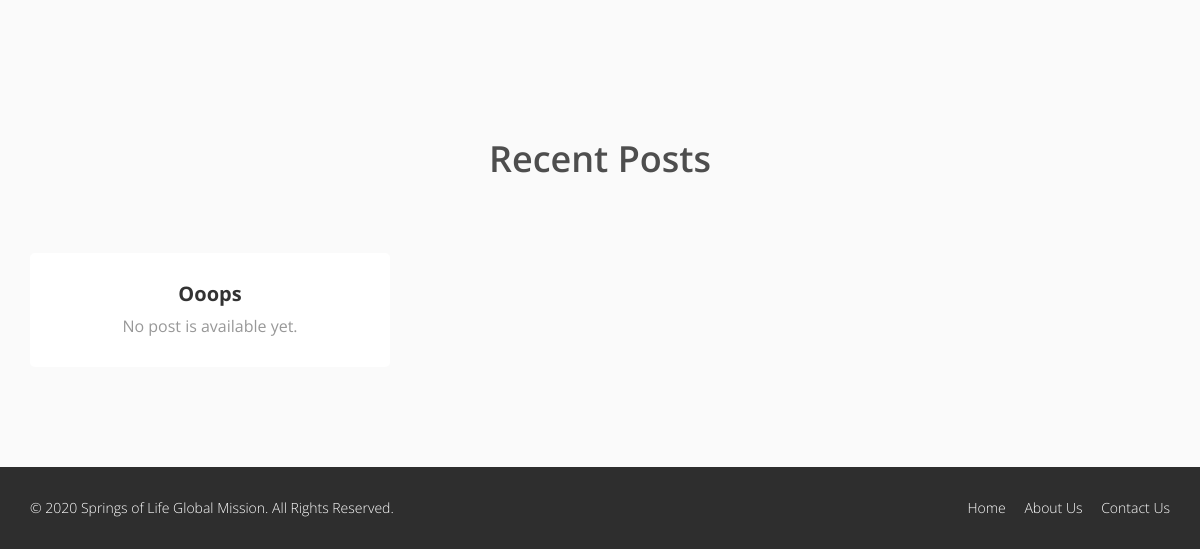
/ (lower part), run on an earlier commit of the app's database.
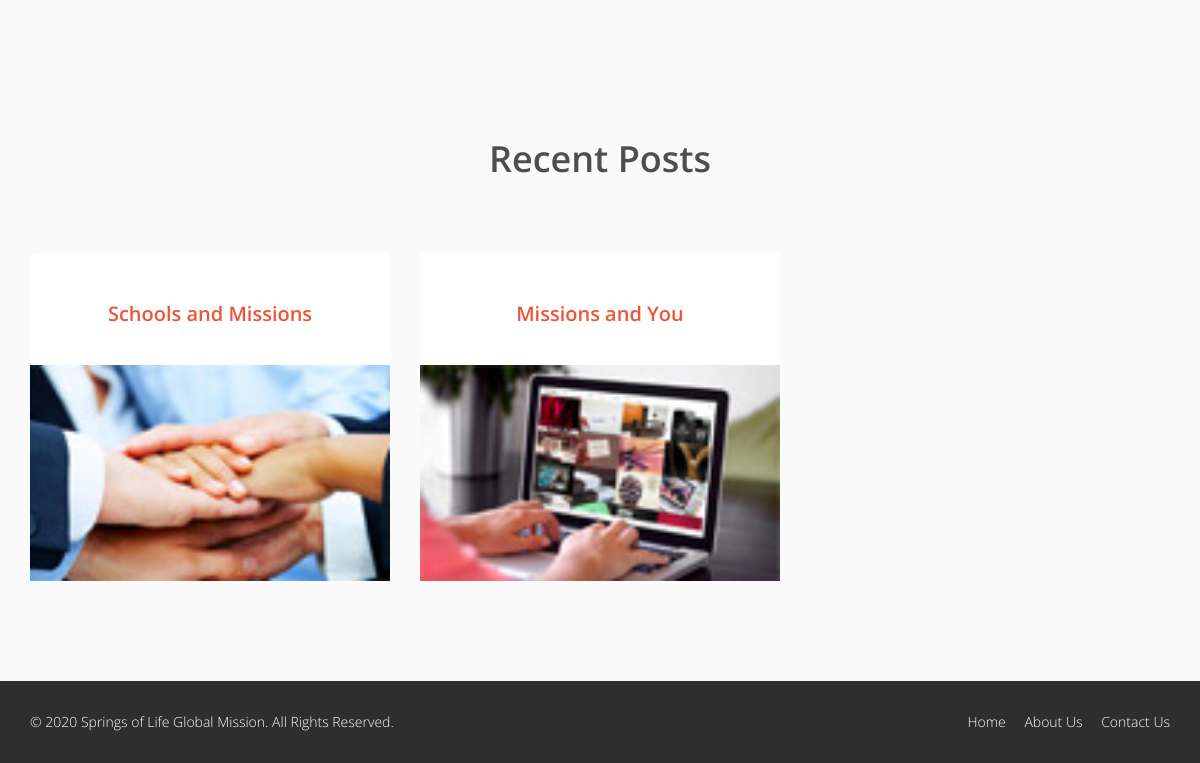
And on a later commit of the database.
### posts/models.py (models this page shows, shortened)
class Post(models.Model):
    user = models.ForeignKey(settings.AUTH_USER_MODEL,on_delete=models.CASCADE, default=1)
    title = models.CharField(max_length=500)
    slug = models.SlugField(unique=True,max_length=1500)
    describe_one= models.TextField(default="")
    describe_two= models.TextField(default="")
    comment=GenericRelation(Comment)
    if settings.DEBUG:
        image = models.ImageField(upload_to=settings.POST_URL,
            null=True,
            blank=True,
            max_length=10000,
            width_field="width_field",
            height_field="height_field")
        content_image = models.ImageField(upload_to=settings.POST_URL,
            null=True,
            blank=True,
            max_length=10000,
            width_field="width_field",
            height_field="height_field")
    else:
        image = models.ImageField(upload_to=settings.MEDIA_URL,
            null=True,
            blank=True,
            max_length=10000,
            width_field="width_field",
            height_field="height_field")
        content_image = models.ImageField(upload_to=settings.MEDIA_URL,
            null=True,
            blank=True,
            max_length=10000,
            width_field="width_field",
            height_field="height_field")
    height_field = models.IntegerField(default=0)
    width_field = models.IntegerField(default=0)
    content = models.TextField()
    video = models.URLField(default="")
    draft = models.BooleanField(default=False)
    approved = models.BooleanField(default=False)
    read_time =  models.IntegerField(default=0) # models.TimeField(null=True, blank=True) #assume minutes
    updated = models.DateTimeField(auto_now=True, auto_now_add=False)
    timestamp = models.DateTimeField(auto_now=False, auto_now_add=True)
    tags = TaggableManager()
    objects = PostManager()
    class Meta:
        ordering = ["-timestamp", "-updated"]

### sol/views.py (the view)
# urls.py: path('', home,name='home'),
def home(request):
    template="sol/home.html"
    outreach=Outreach.objects.all()
    village = Village.objects.all()
    try:
        posts = Post.objects.all()[:3]
        context={"outreach":outreach,"village":village,"posts":posts}
        return render(request,template,context)
    except:
        context={"outreach":outreach,"village":village,"posts":posts}
        return render(request,template,context)

### templates/sol/home.html (shortened to what this page needs)
{% extends './base.html' %}
{% load static %}
{% block content %}
    <section id="recent-works">
    </section>
    <section id="team-area">
        <div class="container">
            <div class="center fadeInDown">
                <h2>Recent Posts</h2>
            </div>
            <div class="row">
                {% for post in posts %}
                <div class="col-md-4 col-sm-6 single-team">
                    <div class="inner">
                        <div class="team-content">
                            <h2><a href="/posts/detail/{{post.slug}}/" class="blog_cat">{{post.title}}</a></h2>
                        </div>
                    </div>
                    <div class="team-img">
                        <img src="{{ post.image.url }}" alt="">
                    </div>
                </div>
                    {% empty %}
                    <div class="col-md-4 col-sm-6 single-team">
                        <div class="inner">
                            <div class="team-content">
                                <h4>Ooops</h4>
                                <span class="desg">No post is available yet.</span>
                            </div>
                        </div>
                    </div>
                    {%endfor%}
            </div>
        </div>
    </section>
{% endblock content %}

### templates/sol/base.html (shortened to what this page needs)
{% load static %}
<!DOCTYPE html>
<html lang="en">
<head>
    <link href="https://maxcdn.bootstrapcdn.com/font-awesome/4.7.0/css/font-awesome.min.css" rel="stylesheet">
    <link href="{% static 'css/bootstrap.min.css' %}" rel="stylesheet">
    <link href="{% static 'css/font-awesome.min.css' %}" rel="stylesheet">
    <link href="{% static 'css/animate.min.css' %}" rel="stylesheet">
    <link href="{% static 'css/prettyPhoto.css' %}" rel="stylesheet">
    <link href="{% static 'css/owl.carousel.min.css' %}" rel="stylesheet">
    <link href="{% static 'css/icomoon.css' %}" rel="stylesheet">
    <link href="{% static 'css/main.css' %}" rel="stylesheet">
    <link href="{% static 'css/responsive.css' %}" rel="stylesheet">
</head>
<body class="homepage">
{% block content %}
{% endblock content %}
{% include './footer.html' %}
</body>
</html>

### templates/sol/header.html (shortened to what this page needs)
{% load static %}

### templates/sol/footer.html
{% load static %}
<footer id="footer" class="midnight-blue">
    <div class="container">
        <div class="row">
            <div class="col-sm-6">
                &copy; {% now 'Y' %} <a target="_blank" href="/" title="Springs of Life Global Mission">Springs of Life Global Mission</a>. All Rights Reserved.
            </div>
            <div class="col-sm-6">
                <ul class="pull-right">
                    <li><a href="{% url 'sol:home' %}">Home</a></li>
                    <li><a href="{% url 'sol:about' %}">About Us</a></li>
                    <li><a href="{% url 'sol:contact' %}">Contact Us</a></li>
                </ul>
            </div>
        </div>
    </div>
</footer>

### staticfiles/css/main.css (style rules this page uses)
body { background: #fff; font-family: 'Open Sans', sans-serif; color: #4e4e4e; line-height: 22px; }
h1, h2, h3, h4, h5, h6 { font-weight: 600; font-family: 'Open Sans', sans-serif; color: #4e4e4e; }
h2 { font-size: 20px; }
img { max-width: 100%; }
a { color: #EC5538; -webkit-transition: color 300ms, background-color 300ms; transition: color 300ms, background-color 300ms; }
.center h2 { font-size: 36px; margin-top: 0; margin-bottom: 20px; }
body>section { padding: 70px 0; }
.center { text-align: center; padding-bottom: 55px; }
#recent-works { background-color: #FAFAFA; }
#recent-works { padding-bottom: 70px; }
#team-area { background-color: #FAFAFA; }
.single-team img { width: 100%; }
.single-team { margin-bottom: 30px; }
.single-team .inner { background: #fff; text-align: center; color: #989898; font-size: 16px; -webkit-transition: .4s; transition: .4s; border-radius: 5px; overflow: hidden; }
.single-team .team-content { padding: 30px 0; }
#footer { padding-top: 30px; padding-bottom: 30px; color: #fff; background: #2e2e2e; font-weight: 300; }
#footer a { color: #fff; }
#footer ul { list-style: none; padding: 0; margin: 0; }
#footer ul>li { display: inline-block; margin-left: 15px; }

What changed in the data, as far as the page shows it:
added Post: title "Schools and Missions", image (picture)
added Post: title "Missions and You", image (picture)
Also different on the page:
text no longer shown: "Ooops No post is available yet."
